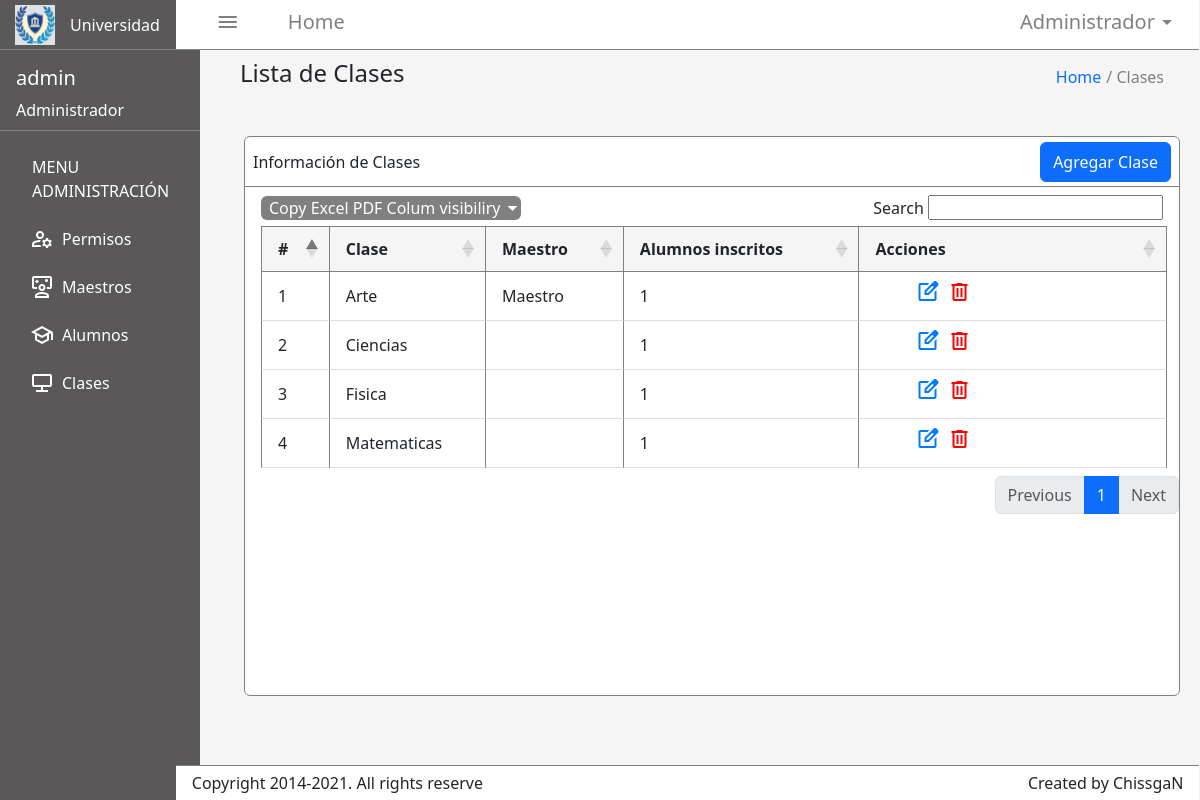
/Views/admin_clases.php (signed in), run on the app's committed database.
### tables this page shows
CREATE TABLE `materias` (
  `id` int(11) NOT NULL,
  `materia` varchar(80) NOT NULL
);

### Models/Database.php (called while the page is built, shortened)
<?php
class Database{
    private $conn;
    public function __construct(){
        $this->hostname = HOST_NAME;
        $this->username = USER_NAME;
        $this->password = PASSWORD;
        $this->dbname = DB_NAME;
        $this->conn = new \PDO("mysql:host=$this->hostname;dbname=$this->dbname", $this->username, $this->password);
    }
    function getConn(){
        return $this->conn;
    }
}

### Models/Materias.php (called while the page is built, shortened)
<?php
class Materias{
    private $conexion;
    public function __construct(){
        $database = new Database;
        $this->conexion = $database->getConn();
    }
    public function select(){
        $query = "SELECT materias.*,
                GROUP_CONCAT(CASE WHEN usuarios.rol_id = 2 THEN usuarios.name END) AS maestros,
                COUNT(CASE WHEN usuarios.rol_id = 3 THEN 1 END) AS num_alumnos
                FROM materias
                LEFT JOIN usuarios ON usuarios.materias_id = materias.id
                GROUP BY materias.id;";
        try {
            $stm = $this->conexion->prepare($query);
            $stm->execute();
            $result = $stm->fetchAll(\PDO::FETCH_ASSOC);
            return $result;
        } catch (\PDOException $e) {
            throw $e;
        }
    }
}

### Views/admin_clases.php (the view, shortened to what this page needs)
<?php
require_once $_SERVER['DOCUMENT_ROOT'] . '/Models/Database.php';
require_once $_SERVER['DOCUMENT_ROOT'] . '/Models/Materias.php';
$materia = new Materias;
$data = $materia->select();
?>
<!DOCTYPE html>
<html lang="en">
<head>
    <link rel="stylesheet" href="../assets/adminclasesStyles.css">
    <link href="https://cdn.jsdelivr.net/npm/bootstrap@5.3.2/dist/css/bootstrap.min.css" rel="stylesheet">
    <link rel="stylesheet" type="text/css" href="https://cdn.datatables.net/1.11.5/css/dataTables.bootstrap5.min.css">
</head>
<body style="background-color: whitesmoke;" id="body">
    <nav class="nave" >
    <div class="divMenu" >
        <a href="" class="menuA" >
            <span class="material-symbols-outlined menu">menu</span>
            <h5 class="ms-5 home" >Home</h5>
        </a>
    </div>
    <div class="divMenu">
        <button href="" class="dropA" id="dropA">
            <h5 class="admiDrop" >Administrador</h5>
            <span class="material-symbols-outlined drop">arrow_drop_down</span>
        </button>
    </div>
    </nav>
    <div class="inside" >
        <h4>Lista de Clases</h4>
        <div class="insideTwoContainer">
            <div class="insideTwo" >
                <a href="./admin_dashboard.php" class="hoDa">Home </a>
                <p class="pDa" > / Clases</p>
            </div>
        </div>
    </div>
    <div class="ms-3 allTable">
        <div class="d-flex divOp">
            <p class="ms-2 mb-0" >Información de Clases</p>
            <button class="me-2  mb-0 btn btn-primary addClass" id="addClassB" >Agregar Clase</button>
        </div>
        <div class="d-flex ms-3 me-3 mt-2 bar">
            <div class="divVar" style="background-color:gray">
                <a class="ms-2 opVa" href="">Copy</a>
                <a class="opVa" href="">Excel</a>
                <a class="opVa" href="">PDF</a>
                <a class="opVa" href="">Colum visibiliry <span class="material-symbols-outlined dropVa" style="color:white" >arrow_drop_down</span></a>
            </div>
            <div>
                <label for="" class="search" >Search</label>
                <input type="text" class="inSearch">
            </div>
        </div>
        <table id="miTabla" class=" ms-3 me-4 mt-3 tableP">
            <thead>
                <tr class="fileHead">
                    <th class="ps-3 id">#</th>
                    <th class="ps-3 clase">Clase</th>
                    <th class="ps-3 maestros">Maestro</th>
                    <th class="ps-3 alumnos">Alumnos inscritos</th>
                    <th class="ps-3 acciones">Acciones</th>
                </tr>
            </thead>
            <tbody class="bodyTable" >
                <?php foreach ($data as $materia): ?>
                    <tr class="fileBody">
                        <td class="ps-3 idP"><?php echo $materia['id']; ?></td>
                        <td class="ps-3 claseP"><?php echo $materia['materia']; ?></td>
                        <td class="ps-3 maestrosP"><?php echo $materia['maestros']; ?></td>
                        <td class="ps-3 alumnosP"><?php echo $materia['num_alumnos']; ?></td>
                        <td class="d-flex ps-5 pt-2 accionesP">
                        <button class="editButton"
                            data-id="<?php echo $materia['id']; ?>"
                            data-materia="<?php echo $materia['materia']; ?>"
                                style="border: none; background-color:white">
                                <span class="material-symbols-outlined ps-2 pe-2" style="color:#007bff">edit_square</span>
                        </button>
                        <form action="../index.php?controller=MateriasController&action=deleteMateria" method="post">
                            <button style="border: none; background-color:white"><span class="material-symbols-outlined" style="color:red" >delete</span></button>
                        </form>
                        </td>
                    </tr>
                <?php endforeach; ?>
            </tbody>
        </table>
    </div>
    <footer class="ftr" >
        <p class="ms-3 mb-0">Copyright 2014-2021. All rights reserve</p>
        <p class="mb-0 me-3">Created by ChissgaN</p>
    </footer>
    <div class="sidebar">
        <div class="d-flex align-top logoDiv" >
            <img src="../assets/logoS.JPEG" alt="University logo" class="d-inline-block logo" >
            <p class="d-inline-block align-middle uni" >Universidad</p>
        </div>
        <div class=" mt-3   admin" >
            <h5 class="ms-3 mb-2 textAdmin" >admin</h5>
            <p class="ms-3 mb-2 textAdmin" >Administrador</p>
        </div>
            <ul class="mt-4 options" > MENU ADMINISTRACIÓN
                <li class="mt-4">
                    <a class="optionsA" href="./admin_permisos.php">Permisos
                        <span class="material-symbols-outlined icons">manage_accounts</span>
                    </a>
                </li>
                <li class="mt-4">
                    <a class="optionsA" href="./admin_maestros.php">Maestros
                        <span class="material-symbols-outlined icons">interactive_space</span>
                    </a>
                </li>
                <li class="mt-4">
                    <a class="optionsA" href="./admin_alumno.php">Alumnos
                    <span class="material-symbols-outlined icons">school</span>
                    </a>
                </li>
                <li class="mt-4">
                    <a class="optionsA" href="./admin_clases.php">Clases
                        <span class="material-symbols-outlined icons">jamboard_kiosk</span>
                    </a>
                </li>
            </ul>
    </div>
</body>
</html>

### assets/adminclasesStyles.css (style rules this page uses)
* { margin: 0; padding: 0; }
.divMenu { display: flex; align-items: center; }
.nave { width: 85.3%; height: 50px; position: absolute; left: 14.65%; border-bottom: 1.5px solid gray; display: flex; align-items: center; justify-content: space-between; background-color: white; }
.menu { margin-left: 40px; color: gray; }
.menuA { position: absolute; display: flex; text-decoration: none; }
.home { color: gray; margin-bottom: 5px; }
.dropA { position: absolute; right: 2%; display: flex ; text-decoration: none; border: none; background-color: white; }
.admiDrop { color: gray; margin-bottom: 5px; }
.drop { color: gray; }
.sidebar { width: 200px; height: 100vh; background-color: rgb(90, 88, 88); }
.logoDiv { height: 50px; text-align: center; align-items: center; border-bottom: 1.5px solid gray; }
.logo { width: 40px; height: 40px; margin: 15px; }
.uni { color: white; align-items: center; margin: 0; }
.admin { width: 100%; border-bottom: 1.5px solid gray; color: white; }
.options { list-style: none; color: white; }
.icons { position: absolute; left: 15px; margin-left: 15px; color: white; }
.optionsA { margin-left: 30px; text-decoration: none; color: white; }
.inside { width: 77%; height: 70.5px;; display: flex; position: absolute; margin-top: 3.5%; margin-left: 20%; align-items: center; justify-content: space-between; z-index: 1; }
.insideTwo { display: flex; align-items: center; }
.hoDa { text-decoration: none; display: flex; }
.pDa { color: gray; margin-left: 5px; margin-bottom: 0; }
.allTable { position: absolute; width: 78%; height: 70%; border: 1px solid gray; border-radius: 6px; background-color: white; left: 19%; top: 17%; }
.divOp { height: 50px; justify-content: space-between; border-bottom: 1px solid gray; align-items: center; }
.addClass { height: 40px; }
.divVar { width: 260px; border-radius: 6px; align-items: center; }
.dropVa { position: absolute; }
.bar { justify-content: space-between; align-items: center; }
.opVa { text-decoration: none; color: white; }
.inSearch { height: 25px; }
.tableP { width: 97%; }
.fileHead th, .fileBody td { text-align: left; padding: 10px; }
.fileHead th { background-color: #f5f5f5; }
.fileBody td { border-bottom: 1px solid #ddd; }
.id, .idP, .clase, .claseP, .maestros, .maestrosP, .alumnos, .alumnosP, .date, .dateP, .asignaP, .acciones, .accionesP { border-right: 1px solid gray; border-bottom: 1px solid gray; }
.id, .clase, .maestros, .alumnos, .date, .asigna, .acciones { border-top: 1px solid gray; }
.id, .idP { border-left: 1px solid gray; }
.ftr { width: 85.3%; height: 35px; position: absolute; background-color: white; border-top: 1.5px solid gray; display: flex; align-items: center; justify-content: space-between; margin-left: 14.65%; bottom: 0%; }
.insideTwoContainer { transition: opacity 0.3s ease; }

### data on the page
materias: id "1", materia "Arte", maestros "Maestro", num_alumnos "1"
materias: id "2", materia "Ciencias", num_alumnos "1"
materias: id "3", materia "Fisica", num_alumnos "1"
materias: id "4", materia "Matematicas", num_alumnos "1"
